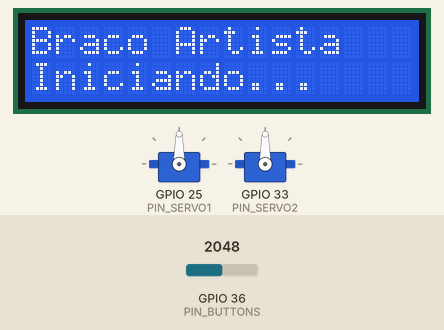
Simulated run of this sketch. Board: ESP32. Shown: 2 × servo, 16×2 character LCD. The inputs (shaded band) are chosen by the test bench; at power-on: GPIO 36 (PIN_BUTTONS) = 2048. What the sketch prints to the serial monitor is not drawn.

Above: at 0.1 s.
At 2.4 s:
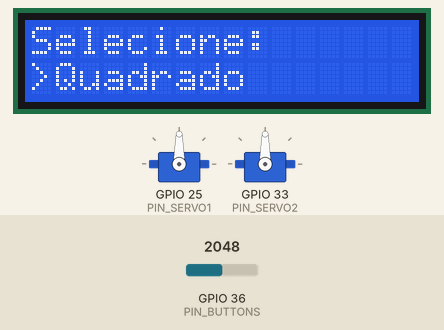
2.5 s: GPIO 36 (PIN_BUTTONS) set to 836
5.5 s: GPIO 36 (PIN_BUTTONS) set to 738
At 11.2 s:
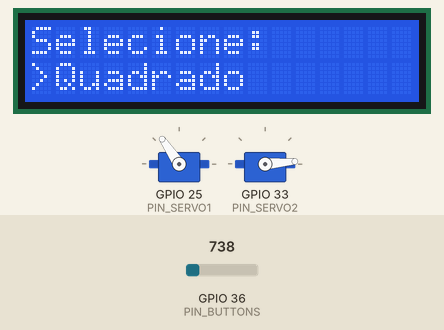
Timing chart, 0 to 12.7 s (numbered marks = the images above; inputs shaded):
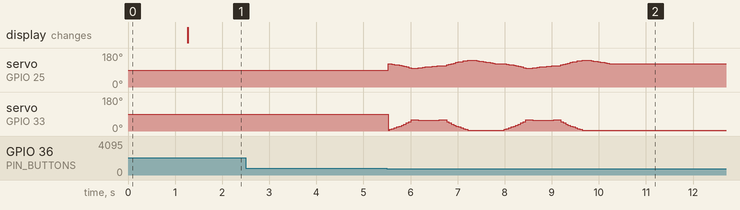

The sketch:

BracoSCARA.ino
```cpp
#include <Servo.h>
#include <LiquidCrystal.h>
#include <math.h>

// CONSTANTES
const float L1 = 6.47;
const float L2 = 6.60;

const int PIN_SERVO1 = 25;
const int PIN_SERVO2 = 33;

// LCD Keypad Shield
const int LCD_RS = 8, LCD_EN = 9, LCD_D4 = 4, LCD_D5 = 5, LCD_D6 = 6, LCD_D7 = 7;
const int PIN_BUTTONS = A0;

// Home: bracos a 90/90 -> ponta em (13.07, 0), totalmente esticado
const float HOME_X = 13.07;
const float HOME_Y = 0.0;

// GLOBAIS
Servo servo1, servo2;
LiquidCrystal lcd(LCD_RS, LCD_EN, LCD_D4, LCD_D5, LCD_D6, LCD_D7);

const char* MENU_ITEMS[] = {"Quadrado", "Circunferencia", "Surpresinha :)"};
const int MENU_COUNT = 3;
int menuIndex = 0;

enum Button { BTN_NONE, BTN_RIGHT, BTN_UP, BTN_DOWN, BTN_LEFT, BTN_SELECT };

//  BOTOES
Button readButton() {
    static Button lastBtn = BTN_NONE;
    int v = analogRead(PIN_BUTTONS);
    Button curr;
    if      (v < 50)  curr = BTN_RIGHT;
    else if (v < 200) curr = BTN_UP;
    else if (v < 400) curr = BTN_DOWN;
    else if (v < 600) curr = BTN_LEFT;
    else if (v < 800) curr = BTN_SELECT;
    else              curr = BTN_NONE;

    Button evt = BTN_NONE;
    if (curr != BTN_NONE && lastBtn == BTN_NONE) {
        delay(20);
        evt = curr;
    }
    lastBtn = curr;
    return evt;
}

//  CINEMATICA
// theta2 = -arccos( (x*x + y*y - L1*L1 - L2*L2) / (2*L1*L2) )
// theta1 =  atan2(y, x) + arccos( (x*x + y*y + L1*L1 - L2*L2) / (2*L1*sqrt(x*x + y*y)) )
bool inverseKinematics(float x, float y, float &t1_deg, float &t2_deg) {
    float r2 = x*x + y*y;

    float c2 = (r2 - L1*L1 - L2*L2) / (2.0 * L1 * L2);
    if (c2 < -1.0 || c2 > 1.0) return false;
    float t2 = -acos(c2);

    float r = sqrt(r2);
    float c1 = (r2 + L1*L1 - L2*L2) / (2.0 * L1 * r);
    if (c1 < -1.0 || c1 > 1.0) return false;
    float t1 = atan2(y, x) + acos(c1);

    t1_deg = t1 * 180.0 / PI;
    t2_deg = t2 * 180.0 / PI;
    return true;
}

// Convencao: servo_angle = theta_deg + 90  (home 13.07,0 -> servos em 90/90).
void moveTo(float x, float y) {
    float t1, t2;
    if (!inverseKinematics(x, y, t1, t2)) return;
    int s1 = constrain((int)round(t1 + 90), 0, 180);
    int s2 = constrain((int)round(t2 + 90), 0, 180);
    servo1.write(s1);
    servo2.write(s2);
    Serial.print("x="); Serial.print(x); Serial.print(" y="); Serial.print(y);
    Serial.print(" t1="); Serial.print(t1); Serial.print(" t2="); Serial.print(t2);
    Serial.print(" s1="); Serial.print(s1); Serial.print(" s2="); Serial.println(s2);
}

void drawLine(float x0, float y0, float x1, float y1, int steps) {
    moveTo(x0, y0);

    for (int i = 1; i <= steps; i++) {
        float t = (float)i / steps;
        moveTo(x0 + t*(x1 - x0), y0 + t*(y1 - y0));
    }
    moveTo(x1, y1);
}

//  DESENHOS
void drawSquare() {
    const float SQ_X0   = 9.5;
    const float SQ_Y0   = -1.5;
    const float SQ_SIDE = 3.0;

    const int STEPS_PER_SIDE = 10;

    lcd.clear();
    lcd.print("Desenhando");
    lcd.setCursor(0, 1);
    lcd.print("Quadrado 3cm...");

    moveTo(SQ_X0, SQ_Y0);

    drawLine(SQ_X0,           SQ_Y0,           SQ_X0 + SQ_SIDE, SQ_Y0,           STEPS_PER_SIDE);
    drawLine(SQ_X0 + SQ_SIDE, SQ_Y0,           SQ_X0 + SQ_SIDE, SQ_Y0 + SQ_SIDE, STEPS_PER_SIDE);
    drawLine(SQ_X0 + SQ_SIDE, SQ_Y0 + SQ_SIDE, SQ_X0,           SQ_Y0 + SQ_SIDE, STEPS_PER_SIDE);
    drawLine(SQ_X0,           SQ_Y0 + SQ_SIDE, SQ_X0,           SQ_Y0,           STEPS_PER_SIDE);
}

void drawCircle() {
    const float CX = 11.0;
    const float CY = 0.0;
    const float R  = 1.5;
    const int   POINTS = 240;

    lcd.clear();
    lcd.print("Desenhando");
    lcd.setCursor(0, 1);
    lcd.print("Circulo D=3cm");

    moveTo(CX + R, CY);

    for (int i = 1; i <= POINTS; i++) {
        float theta = 2.0 * PI * i / POINTS;
        moveTo(CX + R * cos(theta), CY + R * sin(theta));
    }
}

// Cubo
void drawExtra() {
    const float CX = 11.0;
    const float CY = 0.0;
    const float S  = 2.0;   // lado do cubo
    const float DX = 0.8;   // offset de perspectiva em X
    const float DY = 0.8;   // offset de perspectiva em Y
    const int   STEPS = 30;

    // Vertices da face frontal (A..D) e traseira (E..H)
    float Ax = CX - S/2, Ay = CY - S/2;    // frente inf-esq
    float Bx = CX + S/2, By = CY - S/2;    // frente inf-dir
    float Cx = CX + S/2, Cy = CY + S/2;    // frente sup-dir
    float Dx = CX - S/2, Dy = CY + S/2;    // frente sup-esq
    float Ex = Ax + DX,  Ey = Ay + DY;     // tras inf-esq
    float Fx = Bx + DX,  Fy = By + DY;     // tras inf-dir
    float Gx = Cx + DX,  Gy = Cy + DY;     // tras sup-dir
    float Hx = Dx + DX,  Hy = Dy + DY;     // tras sup-esq

    lcd.clear();
    lcd.print("Desenhando");
    lcd.setCursor(0, 1);
    lcd.print("Cubo");

    moveTo(Ax, Ay);
    delay(1500);

    drawLine(Ax, Ay,  Dx, Dy,  STEPS);  // A->D
    drawLine(Dx, Dy,  Cx, Cy,  STEPS);  // D->H
    drawLine(Cx, Cy,  Bx, By,  STEPS);  // C->B
    drawLine(Bx, By,  Fx, Fy,  STEPS);  // B->F
    drawLine(Fx, Fy,  Gx, Gy,  STEPS);  // F->G
    drawLine(Gx, Gy,  Cx, Cy,  STEPS);  // G->C
    drawLine(Cx, Cy,  Bx, By,  STEPS);  // C->B
    drawLine(Bx, By,  Ax, Ay,  STEPS);  // B->A
    drawLine(Ax, Ay,  Ex, Ey,  STEPS);  // A->E
    drawLine(Ex, Ey,  Fx, Fy,  STEPS);  // E->F
    drawLine(Fx, Fy,  Gx, Gy,  STEPS);  // F->G
    drawLine(Gx, Gy,  Hx, Hy,  STEPS);  // G->H
    drawLine(Hx, Hy,  Ex, Ey,  STEPS);  // H->E
    drawLine(Ex, Ey,  Fx, Fy,  STEPS);  // E->F
    drawLine(Fx, Fy,  Gx, Gy,  STEPS);  // F->G
    drawLine(Gx, Gy,  Hx, Hy,  STEPS);  // G->H
    drawLine(Hx, Hy,  Dx, Dy,  STEPS);  // G->D

    delay(300);
}

//  MENU
void showMenu() {
    lcd.clear();
    lcd.print("Selecione:");
    lcd.setCursor(0, 1);
    lcd.print(">");
    lcd.print(MENU_ITEMS[menuIndex]);
}

void executeMenu() {
    switch (menuIndex) {
        case 0: drawSquare(); drawSquare(); break;
        case 1: drawCircle(); drawCircle(); break;
        case 2: drawExtra(); break;
    }
    showMenu();
}

//  ARDUINO
void setup() {
    Serial.begin(9600);

    servo1.attach(PIN_SERVO1);
    servo2.attach(PIN_SERVO2);
    moveTo(HOME_X, HOME_Y);

    lcd.begin(16, 2);
    lcd.print("Braco Artista");
    lcd.setCursor(0, 1);
    lcd.print("Iniciando...");
    delay(1200);

    showMenu();
}

void loop() {
    Button b = readButton();
    switch (b) {
        case BTN_UP:
            menuIndex = (menuIndex - 1 + MENU_COUNT) % MENU_COUNT;
            showMenu();
            break;
        case BTN_DOWN:
            menuIndex = (menuIndex + 1) % MENU_COUNT;
            showMenu();
            break;
        case BTN_SELECT:
            executeMenu();
            break;
        default:
            break;
    }
}
```

Measured:
- the behaviour switches between 800 and 799 on GPIO 36 (PIN_BUTTONS) (found by bisection; images 1 and 2)
- after the input at 2.5 s, every drawn part: stays the same
